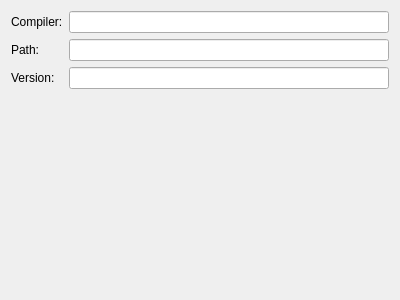
<?xml version="1.0" encoding="UTF-8"?>
<ui version="4.0">
 <class>Form</class>
 <widget class="QWidget" name="Form">
  <property name="geometry">
   <rect>
    <x>0</x>
    <y>0</y>
    <width>400</width>
    <height>300</height>
   </rect>
  </property>
  <property name="windowTitle">
   <string>Form</string>
  </property>
  <layout class="QVBoxLayout" name="verticalLayout">
   <item>
    <layout class="QFormLayout" name="formLayout">
     <item row="0" column="0">
      <widget class="QLabel" name="label">
       <property name="text">
        <string>Compiler:</string>
       </property>
      </widget>
     </item>
     <item row="0" column="1">
      <widget class="QLineEdit" name="compilerName">
       <property name="readOnly">
        <bool>true</bool>
       </property>
      </widget>
     </item>
     <item row="1" column="0">
      <widget class="QLabel" name="label_2">
       <property name="text">
        <string>Path:</string>
       </property>
      </widget>
     </item>
     <item row="1" column="1">
      <widget class="QLineEdit" name="compilerPath">
       <property name="readOnly">
        <bool>true</bool>
       </property>
      </widget>
     </item>
     <item row="2" column="0">
      <widget class="QLabel" name="label_3">
       <property name="text">
        <string>Version:</string>
       </property>
      </widget>
     </item>
     <item row="2" column="1">
      <widget class="QLineEdit" name="compilerVersion">
       <property name="readOnly">
        <bool>true</bool>
       </property>
      </widget>
     </item>
    </layout>
   </item>
  </layout>
 </widget>
 <resources/>
 <connections/>
</ui>
